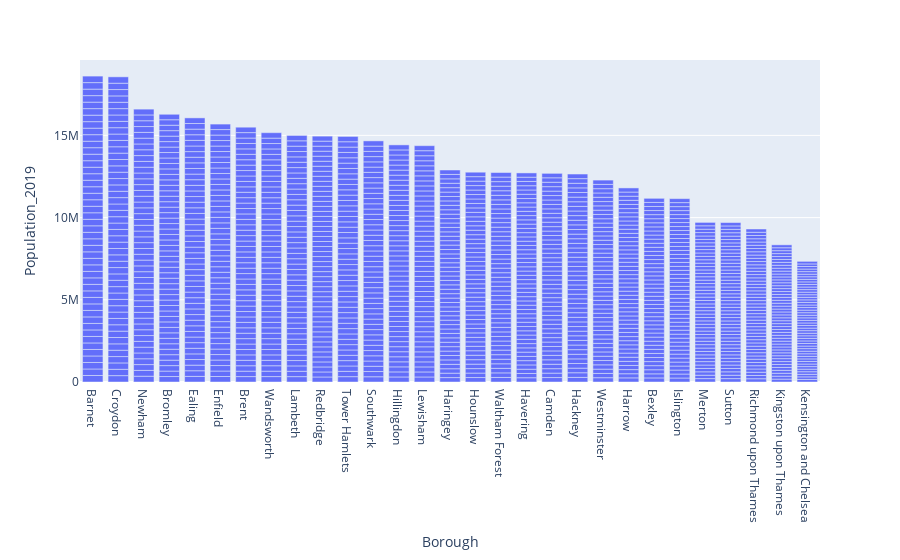

The cell this chart's notebook holds for it:
### Code cell
import plotly.express as px
fig = px.bar(df, x=df.Borough , y=df.Population_2019)
fig.update_layout(barmode='stack', xaxis={'categoryorder':'total descending'})
fig.show()

### Figure 1 — Plotly figure (JSON) as saved in the notebook; plotly's stock layout.template omitted (floating-point values rounded to 4 significant figures; data arrays with more than 128 entries replaced by an {"elided": "..."} marker saying what was removed)
{"data": [{"alignmentgroup": "True", "hovertemplate": "Borough=%{x}<br>Population_2019=%{y}<extra></extra>", "legendgroup": "", "marker": {"color": "#636efa", "pattern": {"shape": ""}}, "name": "", "offsetgroup": "", "orientation": "v", "showlegend": false, "textposition": "auto", "type": "bar", "x": {"elided": "1361 str values"}, "xaxis": "x", "y": {"elided": "1361 int values"}, "yaxis": "y"}], "layout": {"barmode": "stack", "legend": {"tracegroupgap": 0}, "margin": {"t": 60}, "xaxis": {"anchor": "y", "categoryorder": "total descending", "domain": [0, 1], "title": {"text": "Borough"}}, "yaxis": {"anchor": "x", "domain": [0, 1], "title": {"text": "Population_2019"}}}}
